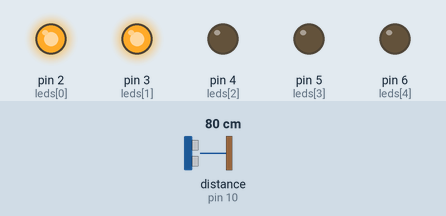
Bench run of a sketch on a simulated Arduino Uno, built with avr-gcc and run on an emulated ATmega328P. Parts: output pins drawn as LEDs (lit = HIGH). Wiring (inferred from the names in the program): ultrasonic range finder: trigger pin 9; echo pin 10. The test bench sets the inputs (shaded band); at power-on: distance to the obstacle (sensor on pin 10) 80 cm. The echo pulse lasts 58.3 µs per cm; pins used as bus, display or sensor lines are not drawn.

Above: at 1.3 s.
1.4 s: distance to the obstacle (sensor on pin 10) set to 66 cm
2.9 s: distance to the obstacle (sensor on pin 10) set to 57 cm
At 3.6 s:
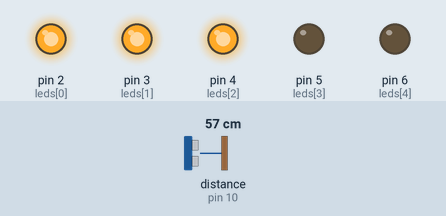
4.5 s: distance to the obstacle (sensor on pin 10) set to 46 cm
6.0 s: distance to the obstacle (sensor on pin 10) set to 37 cm
At 6.6 s:
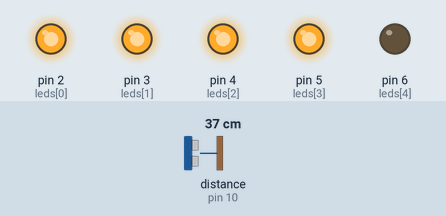
7.5 s: distance to the obstacle (sensor on pin 10) set to 23 cm
9.0 s: distance to the obstacle (sensor on pin 10) set to 20 cm
At 9.5 s:
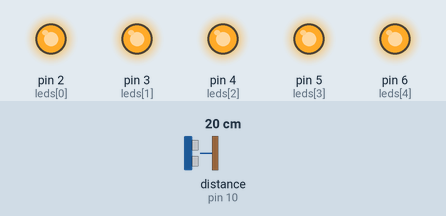
Timing chart, 0 to 11.5 s (numbered marks = the images above; inputs shaded):
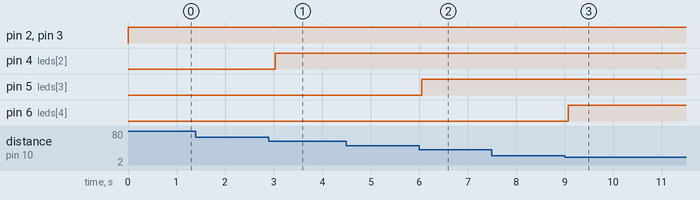

The sketch:

Sonar.ino
```cpp
//pinos
const int trigPin = 9;
const int echoPin = 10;

//variáveis
long duration;
int distancia;

//leds
int leds[] = {2,3,4,5,6};

void setup()
{
  pinMode(trigPin, OUTPUT);
  pinMode(echoPin, INPUT);

  for(int i = 0; i <=5; i++){
  	pinMode(leds[i], OUTPUT);
  }
}

void loop(){

  //Limpa o trigPin
  digitalWrite(trigPin, LOW);
  delayMicroseconds(2);

  //define o trigPin como HIGH por 10 ms
  digitalWrite(trigPin, HIGH);
  delayMicroseconds(10);
  digitalWrite(trigPin, LOW);

  //Lê o echoPin, retorna o tempo da onda de som
  duration = pulseIn(echoPin, HIGH);

  //Processa usando o tempo da velocidade do som
  distancia = duration * 0.034 / 2;

  /*if(distance < 10){
  	digitalWrite(LED_BUILTIN, HIGH);
  }
  else{
    digitalWrite(LED_BUILTIN, LOW);
  }*/

  if(distancia > 100){
    ligaLeds(0);
  }
  else if(distancia > 80){
    ligaLeds(1);
  }
  else if(distancia > 60){
  	ligaLeds(2);
  }
  else if(distancia > 40){
  	ligaLeds(3);
  }
  else if(distancia > 20){
  	ligaLeds(4);
  }
  else{
  	ligaLeds(5);
  }

  //Print em serial (prompt)
  Serial.print("Distancia: ");
  Serial.print(distancia);
  Serial.println(" cm");

  delay(500);
}

void ligaLeds(int quantidade){
  //liga quantidade leds
  for(int i = 0; i < quantidade; i++){
  	digitalWrite(leds[i], HIGH);
  }
  //desliga restantes
  for(int i = quantidade; i < 5; i++){
  	digitalWrite(leds[i], LOW);
  }

}
```

Measured:
- the behaviour switches between 62 and 61 cm on distance to the obstacle (sensor on pin 10) (found by bisection; images 0 and 1)
- the behaviour switches between 42 and 41 cm on distance to the obstacle (sensor on pin 10) (found by bisection; images 1 and 2)
- the behaviour switches between 22 and 21 cm on distance to the obstacle (sensor on pin 10) (found by bisection; images 2 and 3)
- after the input at 1.4 s, every drawn part: stays the same
- after the input at 2.9 s, pin 4 (leds[2]): LOW → HIGH after 0.13 s
- after the input at 4.5 s, every drawn part: stays the same
- after the input at 6.0 s, pin 5 (leds[3]): LOW → HIGH after 0.06 s
- after the input at 7.5 s, every drawn part: stays the same
- after the input at 9.0 s, pin 6 (leds[4]): LOW → HIGH after 0.07 s
